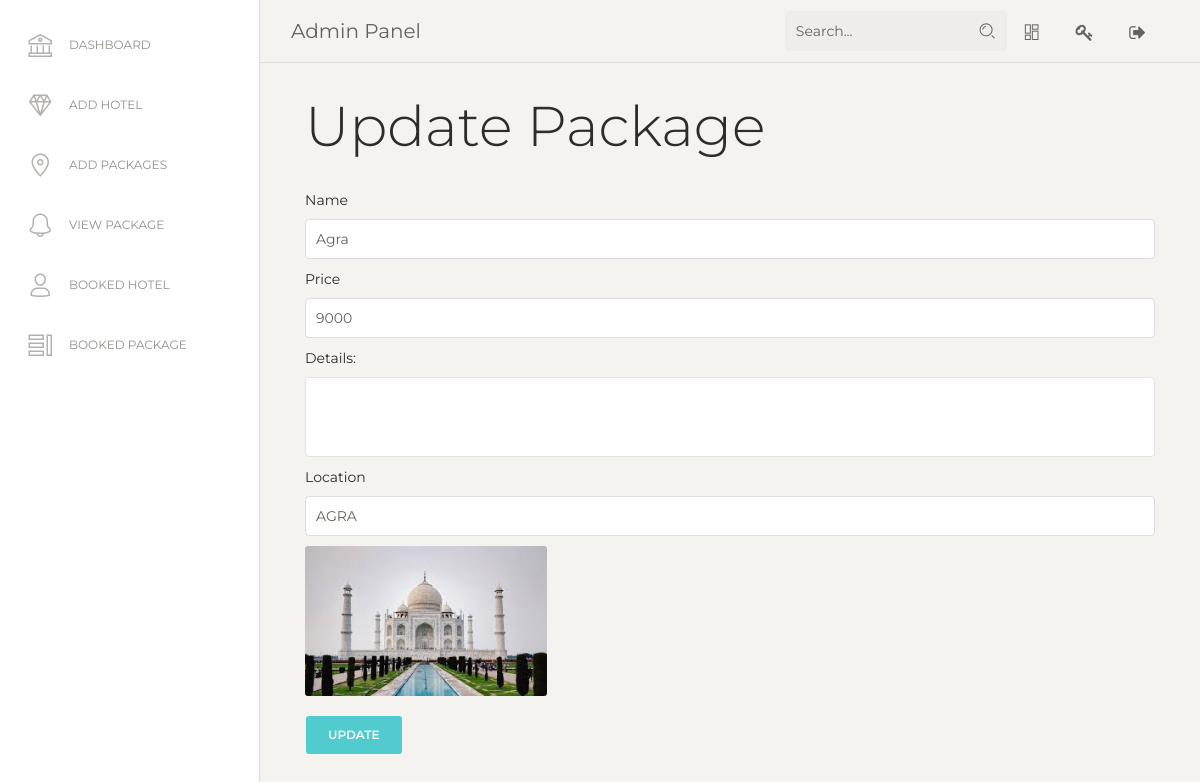
The page /admin/update_packages.php?id=43 on the database its author committed.
### tables this page shows
CREATE TABLE `packages` (
  `package_id` int(6) NOT NULL,
  `package_name` varchar(256) NOT NULL,
  `package_price` float NOT NULL,
  `package_details` varchar(2000) NOT NULL,
  `package_location` varchar(1000) NOT NULL,
  `days` varchar(256) NOT NULL,
  `package_image` varchar(256) NOT NULL,
  `starting_date` date NOT NULL
);

### admin/update_packages.php (the view, shortened to what this page needs)
<?php include "header.php"
?>
<div class="content">
<div class="container">
<h1 class="display-4" >Update Package</h1>
    <form action="save_update_packages.php" method ="post" enctype="multipart/form-data" >
    <?php
    include "config.php";
    $sql = "SELECT * FROM packages WHERE package_id ={$_GET['id']}";
    $result = mysqli_query($conn,$sql);
    if(mysqli_num_rows($result)>0){
        while($row = mysqli_fetch_assoc($result)){
    ?>
  <div class="form-group ">
    <label for="exampleFormControlInput1"> Name</label>
    <input name="name" type="text" class="form-control" id="exampleFormControlInput1" value="<?php echo $row['package_name'];?>"  require>
  </div>
   <div class="form-group ">
    <label for="exampleFormControlInput1">Price</label>
    <input name="price" type="number" class="form-control" id="exampleFormControlInput1" value="<?php echo $row['package_price'];?>" require>
  </div>
<div class="form-group">
  <label for="details">Details:</label>
  <textarea class="form-control" rows="5" id="details" name="details" value="<?php echo $row['package_details'];?>"></textarea>
</div>
   <div class="form-group ">
    <label for="exampleFormControlInput1">Location</label>
    <input name="location" type="text" class="form-control" id="exampleFormControlInput1" value="<?php echo $row['package_location'];?>" require>
  </div>
  <div class="form-group">
                <img  src="./upload/<?php echo $row['package_image'];?>" height="150px">
            </div>
   <input  name="submit" type="submit" class="btn btn-primary mb-2" value="update"/>
  </div>
        <?php }} ?>
</div>
</div>

### rows shown on the page
packages: name "Agra", price "9000", location "AGRA", package_image (picture)
